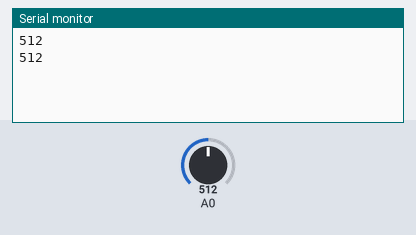
Recording of a sketch running on a simulated Arduino Uno, built with avr-gcc and run on an emulated ATmega328P. Parts: the last lines printed to the serial monitor. Inputs (shaded band) come from the test bench; at power-on: A0 = 512.

Above: at 2.8 s.
2.9 s: A0 set to 716
At 3.6 s:
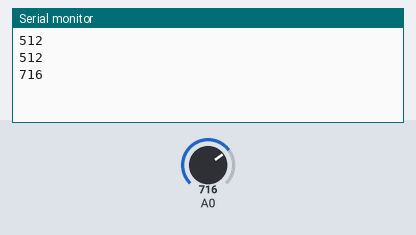
4.4 s: A0 set to 900
At 5.8 s:
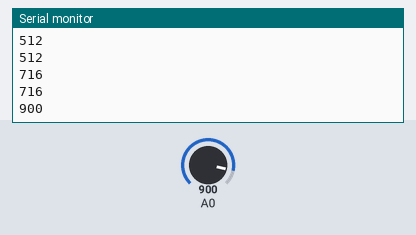
Timing chart, 0 to 7.4 s (numbered marks = the images above; inputs shaded):
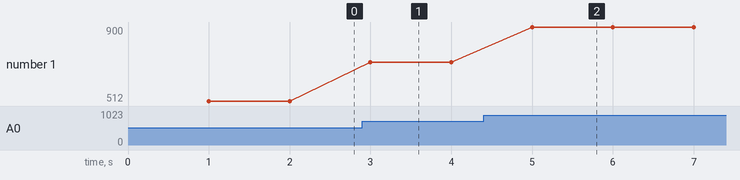

Measured:
- after the input at 2.9 s, the serial monitor: prints a new line after 0.10 s (image 1)
- after the input at 4.4 s, the serial monitor: prints a new line after 0.60 s (image 2)
- plotted number 1: 512 → 716 after the input at 2.9 s, 716 → 900 after the input at 4.4 s

The sketch:

sketch_jan18a.ino
```cpp
#define PERIODE 1000

unsigned long t0 = 0;

void setup() {
  Serial.begin(9600);

  ADMUX = (1 << REFS0);          // AVcc, ADC0
  ADCSRA = (1 << ADEN) | (1 << ADPS2) | (1 << ADPS1) | (1 << ADPS0);
}

void loop() {
  if (millis() - t0 >= PERIODE) {
    t0 = millis();

    ADCSRA |= (1 << ADSC);       // start ADC
    while (ADCSRA & (1 << ADSC)); // wait

    Serial.println(ADC);
  }
}
```
